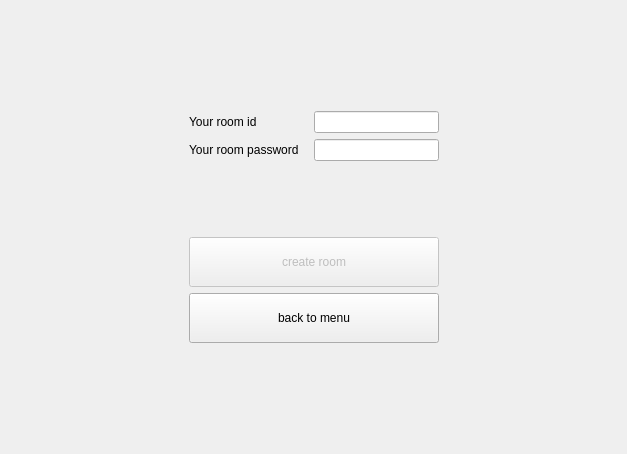
<?xml version="1.0" encoding="UTF-8"?>
<ui version="4.0">
 <class>RoomCreationWidgetClass</class>
 <widget class="QWidget" name="RoomCreationWidgetClass">
  <property name="geometry">
   <rect>
    <x>0</x>
    <y>0</y>
    <width>627</width>
    <height>454</height>
   </rect>
  </property>
  <property name="windowTitle">
   <string>RoomCreationWidget</string>
  </property>
  <property name="layoutDirection">
   <enum>Qt::LeftToRight</enum>
  </property>
  <layout class="QGridLayout" name="gridLayout">
   <property name="leftMargin">
    <number>40</number>
   </property>
   <property name="topMargin">
    <number>40</number>
   </property>
   <property name="rightMargin">
    <number>40</number>
   </property>
   <property name="bottomMargin">
    <number>40</number>
   </property>
   <item row="7" column="1">
    <spacer name="verticalSpacer">
     <property name="orientation">
      <enum>Qt::Vertical</enum>
     </property>
     <property name="sizeHint" stdset="0">
      <size>
       <width>20</width>
       <height>40</height>
      </size>
     </property>
    </spacer>
   </item>
   <item row="5" column="0">
    <spacer name="horizontalSpacer">
     <property name="orientation">
      <enum>Qt::Horizontal</enum>
     </property>
     <property name="sizeHint" stdset="0">
      <size>
       <width>40</width>
       <height>20</height>
      </size>
     </property>
    </spacer>
   </item>
   <item row="5" column="1">
    <widget class="QPushButton" name="createRoomButton">
     <property name="enabled">
      <bool>false</bool>
     </property>
     <property name="sizePolicy">
      <sizepolicy hsizetype="Minimum" vsizetype="Minimum">
       <horstretch>0</horstretch>
       <verstretch>0</verstretch>
      </sizepolicy>
     </property>
     <property name="minimumSize">
      <size>
       <width>250</width>
       <height>50</height>
      </size>
     </property>
     <property name="maximumSize">
      <size>
       <width>430</width>
       <height>56</height>
      </size>
     </property>
     <property name="baseSize">
      <size>
       <width>430</width>
       <height>65</height>
      </size>
     </property>
     <property name="text">
      <string>create room</string>
     </property>
    </widget>
   </item>
   <item row="6" column="1">
    <widget class="QPushButton" name="backToMenuButton">
     <property name="sizePolicy">
      <sizepolicy hsizetype="Minimum" vsizetype="Minimum">
       <horstretch>0</horstretch>
       <verstretch>0</verstretch>
      </sizepolicy>
     </property>
     <property name="minimumSize">
      <size>
       <width>250</width>
       <height>50</height>
      </size>
     </property>
     <property name="maximumSize">
      <size>
       <width>430</width>
       <height>65</height>
      </size>
     </property>
     <property name="text">
      <string>back to menu</string>
     </property>
    </widget>
   </item>
   <item row="5" column="2">
    <spacer name="horizontalSpacer_2">
     <property name="orientation">
      <enum>Qt::Horizontal</enum>
     </property>
     <property name="sizeHint" stdset="0">
      <size>
       <width>40</width>
       <height>20</height>
      </size>
     </property>
    </spacer>
   </item>
   <item row="2" column="1">
    <layout class="QHBoxLayout" name="horizontalLayout_2" stretch="1,1">
     <property name="spacing">
      <number>0</number>
     </property>
     <item>
      <widget class="QLabel" name="label_2">
       <property name="text">
        <string>Your room password</string>
       </property>
      </widget>
     </item>
     <item>
      <widget class="QLineEdit" name="pswdLineEdit"/>
     </item>
    </layout>
   </item>
   <item row="0" column="1">
    <spacer name="verticalSpacer_2">
     <property name="orientation">
      <enum>Qt::Vertical</enum>
     </property>
     <property name="sizeHint" stdset="0">
      <size>
       <width>20</width>
       <height>40</height>
      </size>
     </property>
    </spacer>
   </item>
   <item row="1" column="1">
    <layout class="QHBoxLayout" name="horizontalLayout" stretch="1,1">
     <property name="spacing">
      <number>0</number>
     </property>
     <item>
      <widget class="QLabel" name="label">
       <property name="text">
        <string>Your room id</string>
       </property>
      </widget>
     </item>
     <item>
      <widget class="QLineEdit" name="roomIdLineEdit"/>
     </item>
    </layout>
   </item>
   <item row="4" column="1">
    <spacer name="verticalSpacer_3">
     <property name="orientation">
      <enum>Qt::Vertical</enum>
     </property>
     <property name="sizeHint" stdset="0">
      <size>
       <width>20</width>
       <height>40</height>
      </size>
     </property>
    </spacer>
   </item>
  </layout>
 </widget>
 <layoutdefault spacing="6" margin="11"/>
 <tabstops>
  <tabstop>backToMenuButton</tabstop>
 </tabstops>
 <resources/>
 <connections>
  <connection>
   <sender>backToMenuButton</sender>
   <signal>clicked()</signal>
   <receiver>RoomCreationWidgetClass</receiver>
   <slot>emitBackToMenu_slot()</slot>
   <hints>
    <hint type="sourcelabel">
     <x>130</x>
     <y>332</y>
    </hint>
    <hint type="destinationlabel">
     <x>206</x>
     <y>363</y>
    </hint>
   </hints>
  </connection>
  <connection>
   <sender>backToMenuButton</sender>
   <signal>clicked()</signal>
   <receiver>RoomCreationWidgetClass</receiver>
   <slot>hide()</slot>
   <hints>
    <hint type="sourcelabel">
     <x>65</x>
     <y>342</y>
    </hint>
    <hint type="destinationlabel">
     <x>87</x>
     <y>362</y>
    </hint>
   </hints>
  </connection>
  <connection>
   <sender>createRoomButton</sender>
   <signal>clicked()</signal>
   <receiver>RoomCreationWidgetClass</receiver>
   <slot>hide()</slot>
   <hints>
    <hint type="sourcelabel">
     <x>420</x>
     <y>225</y>
    </hint>
    <hint type="destinationlabel">
     <x>459</x>
     <y>183</y>
    </hint>
   </hints>
  </connection>
  <connection>
   <sender>createRoomButton</sender>
   <signal>clicked()</signal>
   <receiver>RoomCreationWidgetClass</receiver>
   <slot>emitStartGame_slot()</slot>
   <hints>
    <hint type="sourcelabel">
     <x>314</x>
     <y>226</y>
    </hint>
    <hint type="destinationlabel">
     <x>337</x>
     <y>181</y>
    </hint>
   </hints>
  </connection>
 </connections>
 <slots>
  <slot>emitBackToMenu_slot()</slot>
  <slot>emitStartGame_slot()</slot>
 </slots>
</ui>
